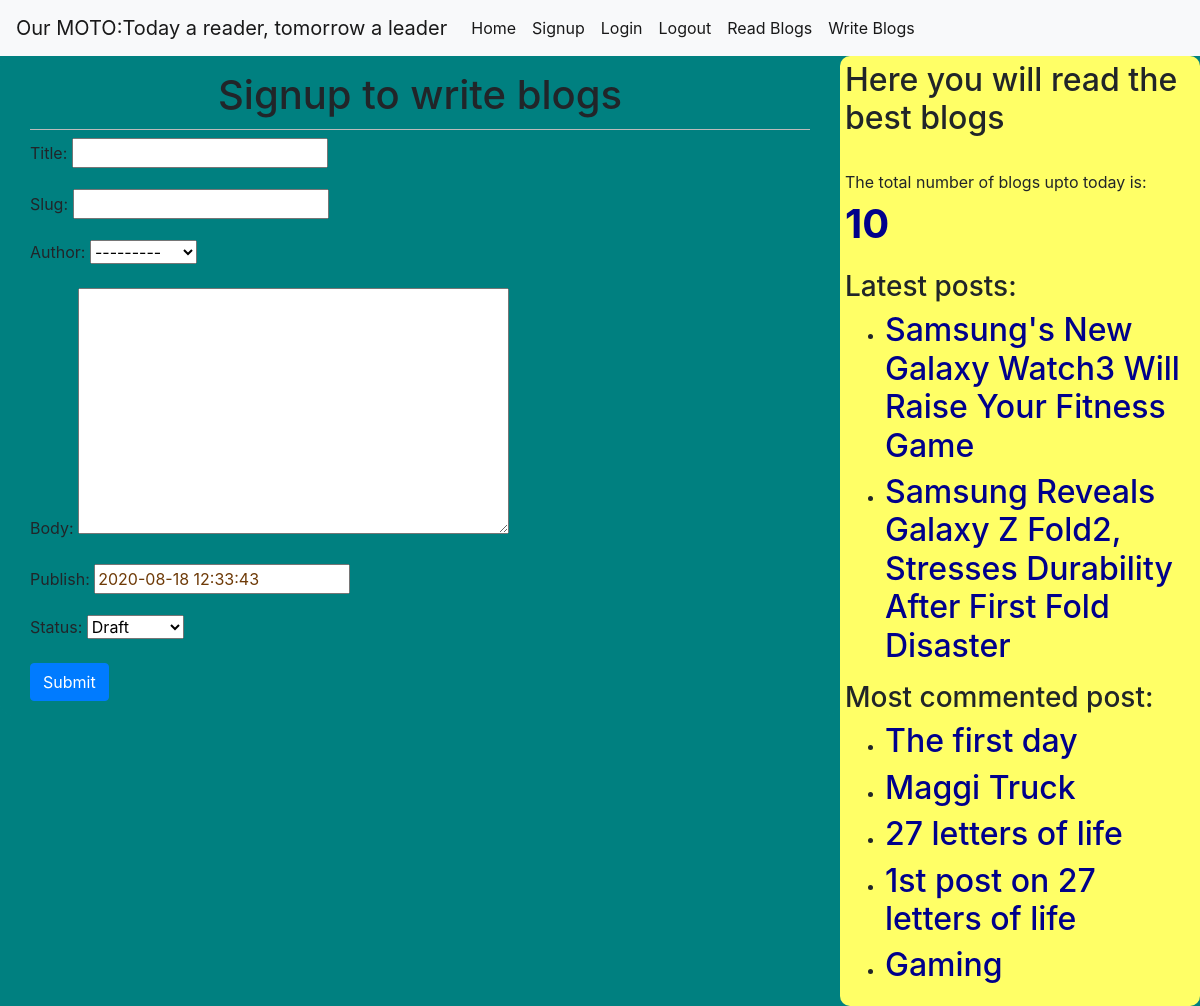
Page /write/ on the committed database.
### blog/models.py (models this page shows, shortened)
class Post(models.Model):
    STATUS_CHOICES=(('draft','Draft'),('published','Published'))
    title=models.CharField(max_length=256)
    slug=models.SlugField(max_length=264,unique_for_date='publish')
    author=models.ForeignKey(User,related_name='blog_posts',on_delete=models.CASCADE,)
    body=models.TextField()
    publish=models.DateTimeField(default=timezone.now)
    created=models.DateTimeField(auto_now_add=True)
    updated=models.DateTimeField(auto_now=True)
    status=models.CharField(max_length=10,choices=STATUS_CHOICES,default='draft')
    objects=CustomManager()
    tags=TaggableManager()
    class Meta:
        ordering=('-publish',)
    def get_absolute_url(self):
        return reverse('post_detail',args=[self.publish.year,self.publish.strftime('%m'),self.publish.strftime('%d'),self.slug])

### blog/views.py (the view)
# urls.py: path('write/', views.Write_Post_View),
def Write_Post_View(request):
    if request.method=='POST':
        form=WritePost(request.POST)
        form.save()
    else:
        form=WritePost()
    return render(request,'blog/write_blog.html',{'form':form})

### blog/forms.py
class WritePost(forms.ModelForm):
    class Meta:
        model=Post
        fields=('title','slug','author','body','publish','status','tags')

### blog/models.py (called while the page is built)
    def get_queryset(self):
        return super().get_queryset().filter(status='published')

### blog/templatetags/blog_tags.py (called while the page is built)
@register.simple_tag
def total_posts():
    return Post.objects.count()

@register.inclusion_tag('blog/latest_posts.html')
def show_latest_posts(count=3):
    latest_posts=Post.objects.order_by('-publish')[:count]
    return {'latest_posts':latest_posts}

@register.simple_tag
def get_most_commented_post(count=5):
    return Post.objects.annotate(total_comments=Count('comments')).order_by('-total_comments')[:count]

### templates/blog/write_blog.html (shortened to what this page needs)
<!DOCTYPE html>
{%extends 'blog/base.html'%}
{%block body_block%}
<div class="container">
  <h1>Signup to write blogs</h1>
  <form  method="post">
    {{form.as_p}}
    <input type="submit" class='btn btn-primary' value="Submit">
  </form>
</div>
{%endblock%}

### templates/blog/base.html (shortened to what this page needs)
<!DOCTYPE html>
{%load static%}
{%load blog_tags%}
<html lang="en" dir="ltr">
  <head>
    <link rel="stylesheet" href="https://stackpath.bootstrapcdn.com/bootstrap/4.5.0/css/bootstrap.min.css">
      <link rel="stylesheet" href="{% static "css/blog.css"%}">
  </head>
  <body>
    <nav class="navbar navbar-expand-lg navbar-light bg-light">
      <a class="navbar-brand" href="#">Our MOTO:Today a reader, tomorrow a leader</a>
      <div class="collapse navbar-collapse" id="navbarSupportedContent">
        <ul class="navbar-nav mr-auto">
          <li class="nav-item active">
            <a class="nav-link" href="/">Home <span class="sr-only">(current)</span></a>
            </li>
          <li class="nav-item active">
              <a class="nav-link" href="/signup">Signup <span class="sr-only">(current)</span></a>
  <li class="nav-item">
    <li class="nav-item active">
        <a class="nav-link" href="/accounts/login">Login <span class="sr-only">(current)</span></a>
  <li class="nav-item">
      <li class="nav-item active">
  <a class="nav-link" href="/accounts/logout">Logout <span class="sr-only">(current)</span></a>
  </li>
  <li class="nav-item">
      <li class="nav-item active">
  <a class="nav-link" href="/">Read Blogs <span class="sr-only">(current)</span></a>
  </li>
  <li class="nav-item">
      <li class="nav-item active">
  <a class="nav-link" href="/write">Write Blogs <span class="sr-only">(current)</span></a>
  </li>
        </ul>
    </div>
    </nav>
    <div class="content" >
      {%block body_block%}
      {%endblock%}
    </div>
    <div  class="sidebar">
        <h2>Here you will read the best blogs</h2><br>
        <p>The total number of blogs upto today is: <span id='pcount'>{%total_posts%}</span></p>
        <h3>Latest posts: </h3>{%show_latest_posts 2%}
        <h3>Most commented post:</h3>{%get_most_commented_post as most_commented_post%}
        <ul>
          {%for post in most_commented_post%}
            <li>  <a id='name' href="{{post.get_absolute_url}}"><h2>{{post.title}}</h2></a></li>
          {%endfor%}
        </ul>
    </div>
  </body>
</html>

### templates/blog/latest_posts.html
<ul>
  {%for post in latest_posts%}
  <li>  <a id='name' href="{{post.get_absolute_url}}"><h2>{{post.title}}</h2></a></li>
  {%endfor%}
</ul>

### static/css/blog.css (style rules this page uses)
.content { border-radius: 15px; width:70%; float:left; padding:15px; background: #008080; }
.sidebar { width:30%; float:right; padding: 5px; background: #FFFF66; border-radius: 10px; }
h1 { text-align: center; border-bottom: 1px solid #bbb; padding-bottom: 10px; }
body { background-color:#008080; }
a { color:#FFFF66; }
input[type='text'] { color:#6e3a07; }
#pcount { font-size: 40px; color:#00008B; font-weight: bold; }
#name { color:#00008B; }

### rows in the picture
Post: title "Samsung's New Galaxy Watch3 Will Raise Your Fitness Game"
Post: title "Samsung Reveals Galaxy Z Fold2, Stresses Durability After First Fold Disaster"
Post: title "The first day"
Post: title "Maggi Truck"
Post: title "27 letters of life"
Post: title "1st post on 27 letters of life"
Post: title "Gaming"
